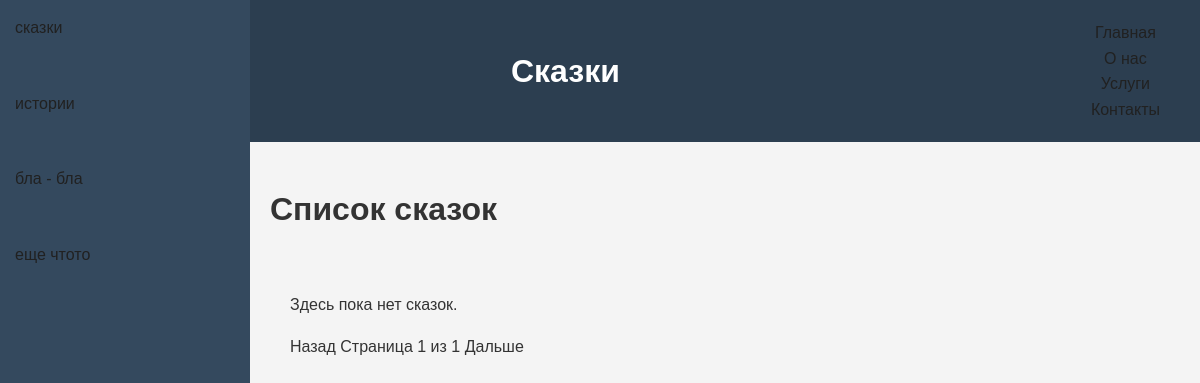
The app's page /story_list?page=2, older data.
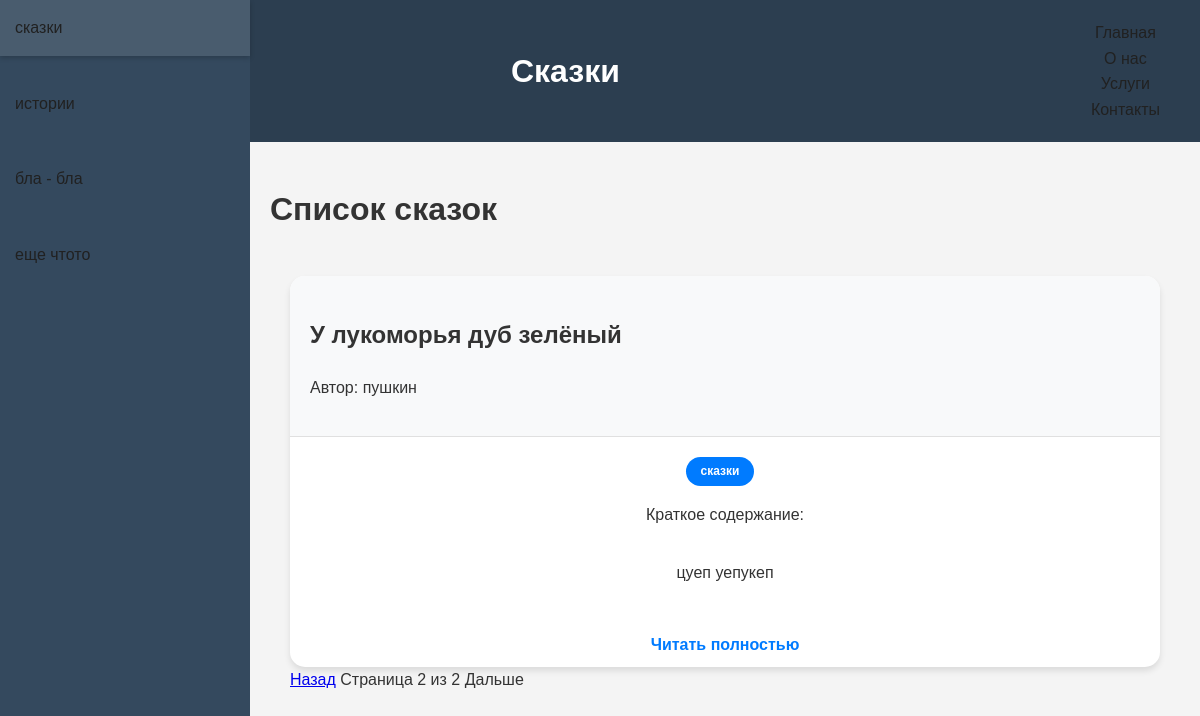
The same page, newer data.
### main/models.py (models this page shows, shortened)
class Story(models.Model):
    title=models.CharField(max_length=100)
    autor=models.ForeignKey(Autor, on_delete=models.CASCADE, related_name='stories')
    genre =models.ManyToManyField(Genre, blank=True)
    content = models.TextField()

class Autor(models.Model):
    name=models.CharField(max_length=100)

class Genre(models.Model):
    name=models.CharField(max_length=50)

### main/views.py (the view)
# urls.py: path('story_list', views.story_list, name='story_list'),
def story_list(request):
    stories = Story.objects.all()
    paginator = Paginator(stories, 2)  # Показываем по 2 сказки на странице
    page = request.GET.get('page', 1)
    try:
        paginated_stories = paginator.page(page)
    except PageNotAnInteger:
        paginated_stories = paginator.page(1)
    except EmptyPage:
        paginated_stories = paginator.page(paginator.num_pages)
    return render(request, 'story_list.html', {'stories': paginated_stories})

### main/templates/story_list.html (shortened to what this page needs)
{% extends 'base.html' %}
{% block content %}
    <h1>Список сказок</h1>
    <div class="container">
        {% for story in stories %}
            <div class="story-card">
                <div class="card-header">
                    <h2>{{ story.title }}</h2>
                    <p>Автор: <span class="author">{{ story.autor.name }}</span> {{ story.autor.count }} </p>
                </div>
                <div class="card-body">
                    <ul class="genre-list">
                        {% for genre in story.genre.all %}
                            <li>{{ genre.name }}</li>
                        {% endfor %}
                    </ul>
                    <p>Краткое содержание:</p>
                    <p>{{ story.content|truncatewords:20 }}</p>
                </div>
                <div class="card-footer">
                    <a href="{% url 'story_detail' story.id %}" class="read-more">Читать полностью</a>
                </div>
            </div>
        {% empty %}
            <p>Здесь пока нет сказок.</p>
        {% endfor %}
       <div class="pagination">
    {% if stories.has_previous %}
        <a href="{% url 'story_list' %}?page={{ stories.previous_page_number }}">Назад</a>
    {% else %}
        <span>Назад</span>
    {% endif %}
    <span>Страница {{ stories.number }} из {{ stories.paginator.num_pages }}</span>
    {% if stories.has_next %}
        <a href="{% url 'story_list' %}?page={{ stories.next_page_number }}">Дальше</a>
    {% else %}
        <span>Дальше</span>
    {% endif %}
</div>
{% endblock %}

Row changes from the older to the newer data that the page shows:
added Story: title "У лукоморья дуб зелёный", autor.name "пушкин", content "цуеп уепукеп"
added Genre: name "сказки"
Text that changed along with them:
{{ stories.number }}: "1" → "2"
{{ stories.paginator.num_pages }}: "1" → "2"
text no longer shown: "Здесь пока нет сказок."
